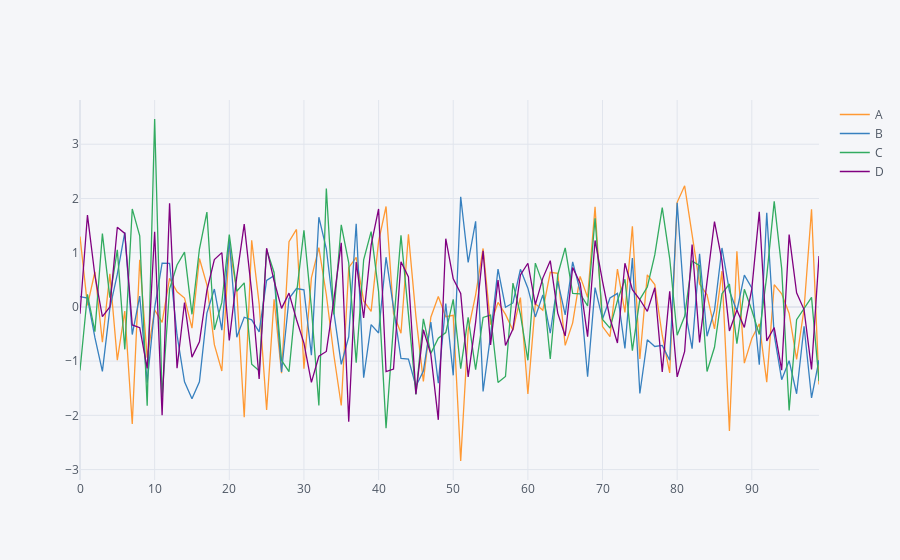

Notebook source saved alongside this figure:
### Code cell
df.iplot() #interative dynamic plot
